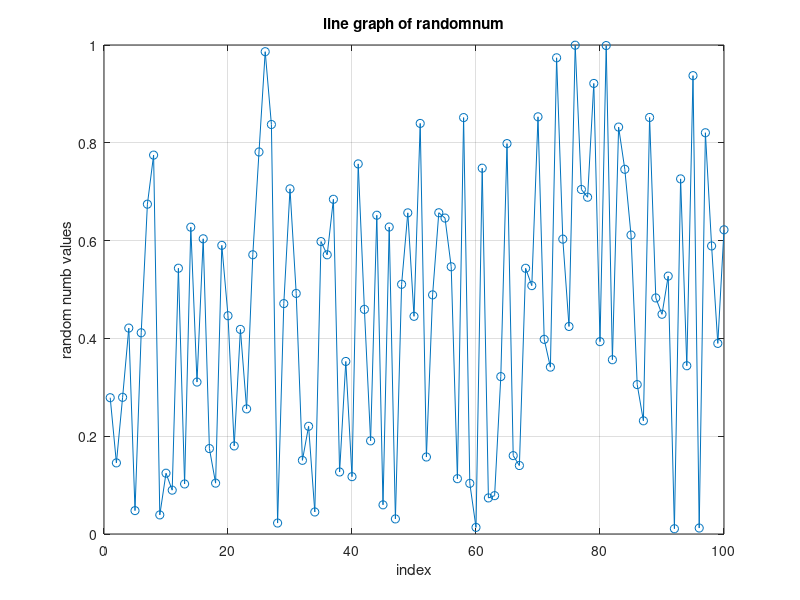

This chart was generated by the following MATLAB code:
numpoints=100;
randomnumb=rand(1,numpoints);
figure;
plot(randomnumb,'-o');
title('line graph of randomnum');
xlabel('index');
ylabel('random numb values');
grid on;